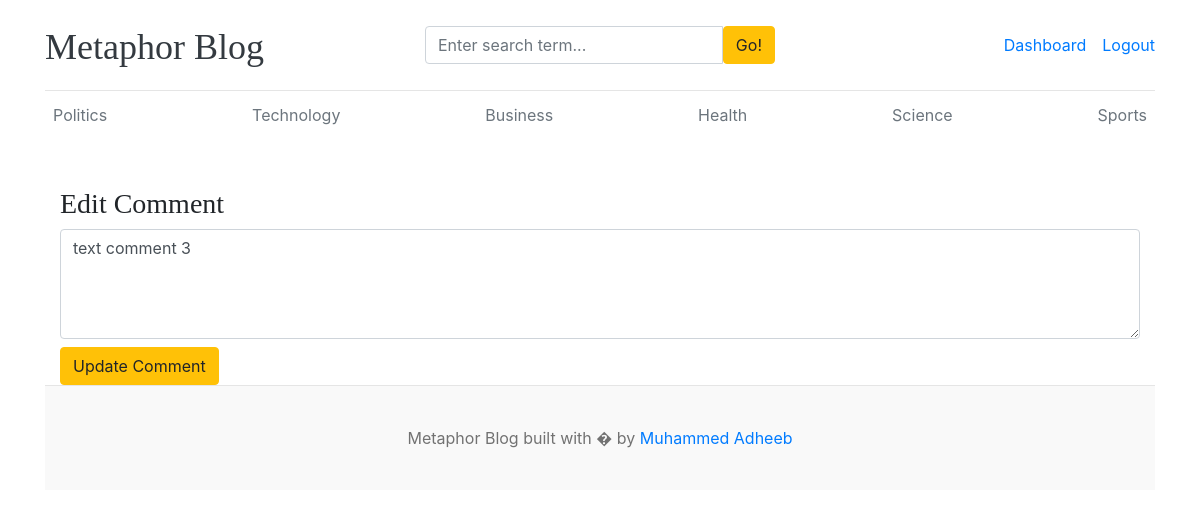
Before: /dashboard/comment/edit/3/ (signed in) with the older database file.
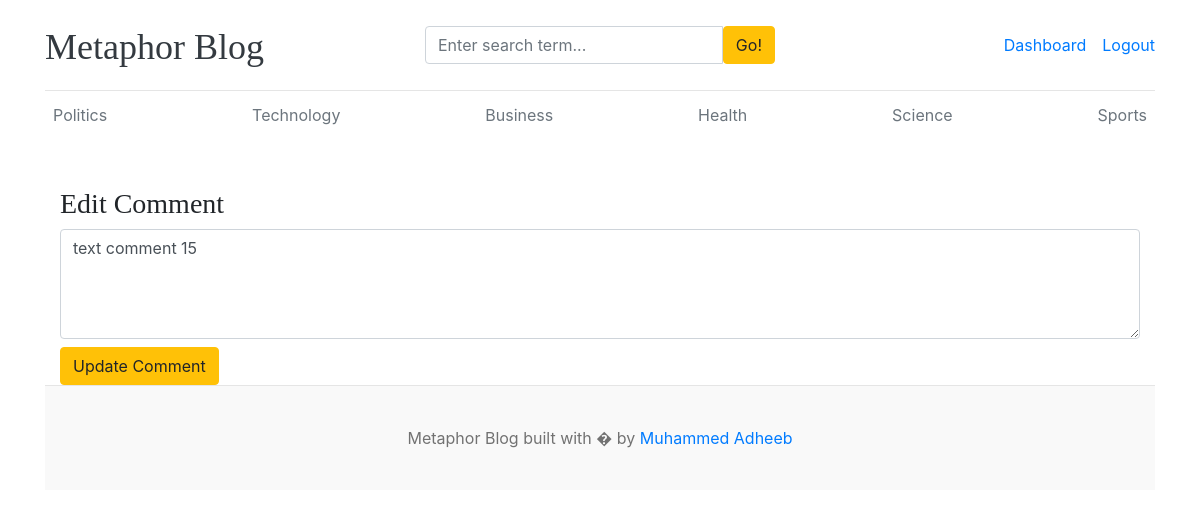
After: the same page with the newer database file.
### blogs/models.py (models this page shows, shortened)
class Comment(models.Model):
    user = models.ForeignKey(User, on_delete=models.CASCADE)
    blog = models.ForeignKey(Blog, on_delete=models.CASCADE)
    comment = models.TextField(max_length=250)
    created_at = models.DateTimeField(auto_now_add=True)
    updated_at = models.DateTimeField(auto_now=True)

### dashboards/views.py (the view)
# urls.py: path('comment/edit/<int:id>/', views.edit_comment, name='edit_comment'),
def edit_comment(request, id):
    comment = get_object_or_404(Comment, id=id)
    if request.user != comment.user and not request.user.is_superuser:
        return redirect('home')
    if request.method == 'POST':
        comment.comment = request.POST['comment']
        comment.save()
        return redirect('blogs', slug=comment.blog.slug)
    return render(request, 'edit_comment.html', {'comment': comment})

### blogs/context_processors.py (called while the page is built)
def get_categories(request):
    categories = Category.objects.all()
    return dict(categories=categories)

def get_social_links(request):
    social_links = SocialLink.objects.all()
    return dict(social_links=social_links)

### templates/edit_comment.html (shortened to what this page needs)
{% extends "base.html" %}
{% block content %}
<div class="container mt-5">
<h3>Edit Comment</h3>
<form method="POST">
    <textarea name="comment" class="form-control" rows="4">
{{ comment.comment }}
    </textarea>
    <button type="submit" class="btn btn-warning mt-2">
        Update Comment
    </button>
</form>
</div>
{% endblock %}

Changed rows visible on the page:
changed Comment: comment "text comment 3" → "text comment 15"
